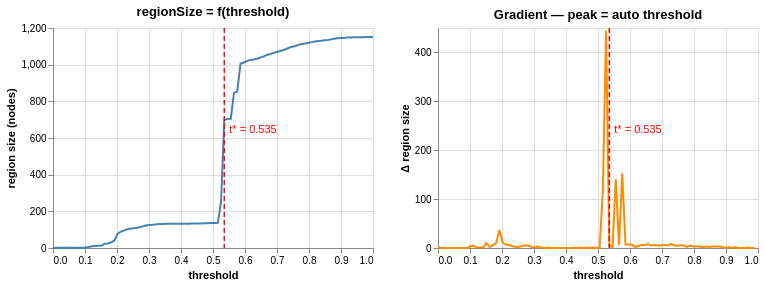

This figure's notebook cell:
### Markdown cell above
## Appendix: threshold selection curve

U\*F picks the threshold where `regionSize(t)` has its steepest gradient — the
point where the single-origin flood first overflows into a neighbouring valley.

### Code cell
from pyesom.clustering.ustar_flood import _normalize_unit_interval, _flood_region_size

unorm = _normalize_unit_interval(clf.ustar_)
thresholds = np.linspace(0, 1, 100)
sizes = [_flood_region_size(unorm, float(t)) for t in thresholds]
grads = np.diff(sizes)

t_rule = pd.DataFrame({"t": [clf.threshold_]})

size_chart = alt.layer(
    alt.Chart(pd.DataFrame({"threshold": thresholds, "size": sizes}))
    .mark_line(color="steelblue", strokeWidth=2)
    .encode(
        x=alt.X("threshold:Q", title="threshold"),
        y=alt.Y("size:Q", title="region size (nodes)"),
    ),
    alt.Chart(t_rule).mark_rule(color="red", strokeDash=[5, 3], strokeWidth=1.5)
    .encode(x="t:Q"),
    alt.Chart(t_rule).mark_text(align="left", dx=5, dy=-8, color="red")
    .encode(x="t:Q", text=alt.value(f"t* = {clf.threshold_:.3f}")),
).properties(title="regionSize = f(threshold)", width=320, height=220)

grad_chart = alt.layer(
    alt.Chart(pd.DataFrame({"threshold": thresholds[:-1], "grad": grads}))
    .mark_line(color="darkorange", strokeWidth=2)
    .encode(
        x=alt.X("threshold:Q", title="threshold"),
        y=alt.Y("grad:Q", title="Δ region size"),
    ),
    alt.Chart(t_rule).mark_rule(color="red", strokeDash=[5, 3], strokeWidth=1.5)
    .encode(x="t:Q"),
    alt.Chart(t_rule).mark_text(align="left", dx=5, dy=-8, color="red")
    .encode(x="t:Q", text=alt.value(f"t* = {clf.threshold_:.3f}")),
).properties(title="Gradient — peak = auto threshold", width=320, height=220)

alt.hconcat(size_chart, grad_chart)

### Figure 1 — Vega-Lite specification as saved in the notebook (floating-point values rounded to 4 significant figures)
{"config": {"view": {"continuousWidth": 300, "continuousHeight": 300}}, "hconcat": [{"layer": [{"data": {"name": "data-a3edd4bf1a343ae3256ed20bdbfa0b98"}, "mark": {"type": "line", "color": "steelblue", "strokeWidth": 2}, "encoding": {"x": {"field": "threshold", "title": "threshold", "type": "quantitative"}, "y": {"field": "size", "title": "region size (nodes)", "type": "quantitative"}}}, {"data": {"name": "data-08bd2a511e5bbdcc0a4b7937ad450f27"}, "mark": {"type": "rule", "color": "red", "strokeDash": [5, 3], "strokeWidth": 1.5}, "encoding": {"x": {"field": "t", "type": "quantitative"}}}, {"data": {"name": "data-08bd2a511e5bbdcc0a4b7937ad450f27"}, "mark": {"type": "text", "align": "left", "color": "red", "dx": 5, "dy": -8}, "encoding": {"text": {"value": "t* = 0.535"}, "x": {"field": "t", "type": "quantitative"}}}], "height": 220, "title": "regionSize = f(threshold)", "width": 320}, {"layer": [{"data": {"name": "data-8901eb5031fb5fb24f3126a9c0bc6ed0"}, "mark": {"type": "line", "color": "darkorange", "strokeWidth": 2}, "encoding": {"x": {"field": "threshold", "title": "threshold", "type": "quantitative"}, "y": {"field": "grad", "title": "Δ region size", "type": "quantitative"}}}, {"data": {"name": "data-08bd2a511e5bbdcc0a4b7937ad450f27"}, "mark": {"type": "rule", "color": "red", "strokeDash": [5, 3], "strokeWidth": 1.5}, "encoding": {"x": {"field": "t", "type": "quantitative"}}}, {"data": {"name": "data-08bd2a511e5bbdcc0a4b7937ad450f27"}, "mark": {"type": "text", "align": "left", "color": "red", "dx": 5, "dy": -8}, "encoding": {"text": {"value": "t* = 0.535"}, "x": {"field": "t", "type": "quantitative"}}}], "height": 220, "title": "Gradient — peak = auto threshold", "width": 320}], "$schema": "https://vega.github.io/schema/vega-lite/v6.4.1.json", "datasets": {"data-a3edd4bf1a343ae3256ed20bdbfa0b98": [{"threshold": 0.0, "size": 0}, {"threshold": 0.0101, "size": 2}, {"threshold": 0.0202, "size": 2}, {"threshold": 0.0303, "size": 2}, {"threshold": 0.0404, "size": 2}, {"threshold": 0.05051, "size": 2}, {"threshold": 0.06061, "size": 2}, {"threshold": 0.07071, "size": 2}, {"threshold": 0.08081, "size": 2}, {"threshold": 0.09091, "size": 2}, {"threshold": 0.101, "size": 2}, {"threshold": 0.1111, "size": 5}, {"threshold": 0.1212, "size": 10}, {"threshold": 0.1313, "size": 11}, {"threshold": 0.1414, "size": 12}, {"threshold": 0.1515, "size": 13}, {"threshold": 0.1616, "size": 23}, {"threshold": 0.1717, "size": 25}, {"threshold": 0.1818, "size": 31}, {"threshold": 0.1919, "size": 41}, {"threshold": 0.202, "size": 78}, {"threshold": 0.2121, "size": 89}, {"threshold": 0.2222, "size": 96}, {"threshold": 0.2323, "size": 102}, {"threshold": 0.2424, "size": 106}, {"threshold": 0.2525, "size": 108}, {"threshold": 0.2626, "size": 110}, {"threshold": 0.2727, "size": 114}, {"threshold": 0.2828, "size": 119}, {"threshold": 0.2929, "size": 124}, {"threshold": 0.303, "size": 126}, {"threshold": 0.3131, "size": 127}, {"threshold": 0.3232, "size": 130}, {"threshold": 0.3333, "size": 131}, {"threshold": 0.3434, "size": 131}, {"threshold": 0.3535, "size": 132}, {"threshold": 0.3636, "size": 132}, {"threshold": 0.3737, "size": 132}, {"threshold": 0.3838, "size": 132}, {"threshold": 0.3939, "size": 132}, {"threshold": 0.404, "size": 132}, {"threshold": 0.4141, "size": 132}, {"threshold": 0.4242, "size": 132}, {"threshold": 0.4343, "size": 133}, {"threshold": 0.4444, "size": 133}, {"threshold": 0.4545, "size": 134}, {"threshold": 0.4646, "size": 134}, {"threshold": 0.4747, "size": 135}, {"threshold": 0.4848, "size": 135}, {"threshold": 0.4949, "size": 136}, {"threshold": 0.5051, "size": 136}, {"threshold": 0.5152, "size": 137}, {"threshold": 0.5253, "size": 254}, {"threshold": 0.5354, "size": 699}, {"threshold": 0.5455, "size": 703}, {"threshold": 0.5556, "size": 705}, {"threshold": 0.5657, "size": 846}, {"threshold": 0.5758, "size": 852}, {"threshold": 0.5859, "size": 1005}, {"threshold": 0.596, "size": 1012}, {"threshold": 0.6061, "size": 1019}, {"threshold": 0.6162, "size": 1026}, {"threshold": 0.6263, "size": 1028}, {"threshold": 0.6364, "size": 1032}, {"threshold": 0.6465, "size": 1038}, {"threshold": 0.6566, "size": 1044}, {"threshold": 0.6667, "size": 1052}, {"threshold": 0.6768, "size": 1057}, {"threshold": 0.6869, "size": 1063}, {"threshold": 0.697, "size": 1068}, {"threshold": 0.7071, "size": 1073}, {"threshold": 0.7172, "size": 1079}, {"threshold": 0.7273, "size": 1084}, {"threshold": 0.7374, "size": 1092}, {"threshold": 0.7475, "size": 1098}, {"threshold": 0.7576, "size": 1102}, {"threshold": 0.7677, "size": 1108}, {"threshold": 0.7778, "size": 1113}, {"threshold": 0.7879, "size": 1115}, {"threshold": 0.798, "size": 1120}, {"threshold": 0.8081, "size": 1123}, {"threshold": 0.8182, "size": 1126}, {"threshold": 0.8283, "size": 1129}, {"threshold": 0.8384, "size": 1130}, {"threshold": 0.8485, "size": 1133}, {"threshold": 0.8586, "size": 1135}, {"threshold": 0.8687, "size": 1138}, {"threshold": 0.8788, "size": 1141}, {"threshold": 0.8889, "size": 1144}, {"threshold": 0.899, "size": 1146}, {"threshold": 0.9091, "size": 1146}, {"threshold": 0.9192, "size": 1148}, {"threshold": 0.9293, "size": 1148}, {"threshold": 0.9394, "size": 1150}, {"threshold": 0.9495, "size": 1150}, {"threshold": 0.9596, "size": 1150}, {"threshold": 0.9697, "size": 1150}, {"threshold": 0.9798, "size": 1151}, {"threshold": 0.9899, "size": 1151}, {"threshold": 1.0, "size": 1151}], "data-08bd2a511e5bbdcc0a4b7937ad450f27": [{"t": 0.5354}], "data-8901eb5031fb5fb24f3126a9c0bc6ed0": [{"threshold": 0.0, "grad": 2}, {"threshold": 0.0101, "grad": 0}, {"threshold": 0.0202, "grad": 0}, {"threshold": 0.0303, "grad": 0}, {"threshold": 0.0404, "grad": 0}, {"threshold": 0.05051, "grad": 0}, {"threshold": 0.06061, "grad": 0}, {"threshold": 0.07071, "grad": 0}, {"threshold": 0.08081, "grad": 0}, {"threshold": 0.09091, "grad": 0}, {"threshold": 0.101, "grad": 3}, {"threshold": 0.1111, "grad": 5}, {"threshold": 0.1212, "grad": 1}, {"threshold": 0.1313, "grad": 1}, {"threshold": 0.1414, "grad": 1}, {"threshold": 0.1515, "grad": 10}, {"threshold": 0.1616, "grad": 2}, {"threshold": 0.1717, "grad": 6}, {"threshold": 0.1818, "grad": 10}, {"threshold": 0.1919, "grad": 37}, {"threshold": 0.202, "grad": 11}, {"threshold": 0.2121, "grad": 7}, {"threshold": 0.2222, "grad": 6}, {"threshold": 0.2323, "grad": 4}, {"threshold": 0.2424, "grad": 2}, {"threshold": 0.2525, "grad": 2}, {"threshold": 0.2626, "grad": 4}, {"threshold": 0.2727, "grad": 5}, {"threshold": 0.2828, "grad": 5}, {"threshold": 0.2929, "grad": 2}, {"threshold": 0.303, "grad": 1}, {"threshold": 0.3131, "grad": 3}, {"threshold": 0.3232, "grad": 1}, {"threshold": 0.3333, "grad": 0}, {"threshold": 0.3434, "grad": 1}, {"threshold": 0.3535, "grad": 0}, {"threshold": 0.3636, "grad": 0}, {"threshold": 0.3737, "grad": 0}, {"threshold": 0.3838, "grad": 0}, {"threshold": 0.3939, "grad": 0}, {"threshold": 0.404, "grad": 0}, {"threshold": 0.4141, "grad": 0}, {"threshold": 0.4242, "grad": 1}, {"threshold": 0.4343, "grad": 0}, {"threshold": 0.4444, "grad": 1}, {"threshold": 0.4545, "grad": 0}, {"threshold": 0.4646, "grad": 1}, {"threshold": 0.4747, "grad": 0}, {"threshold": 0.4848, "grad": 1}, {"threshold": 0.4949, "grad": 0}, {"threshold": 0.5051, "grad": 1}, {"threshold": 0.5152, "grad": 117}, {"threshold": 0.5253, "grad": 445}, {"threshold": 0.5354, "grad": 4}, {"threshold": 0.5455, "grad": 2}, {"threshold": 0.5556, "grad": 141}, {"threshold": 0.5657, "grad": 6}, {"threshold": 0.5758, "grad": 153}, {"threshold": 0.5859, "grad": 7}, {"threshold": 0.596, "grad": 7}, {"threshold": 0.6061, "grad": 7}, {"threshold": 0.6162, "grad": 2}, {"threshold": 0.6263, "grad": 4}, {"threshold": 0.6364, "grad": 6}, {"threshold": 0.6465, "grad": 6}, {"threshold": 0.6566, "grad": 8}, {"threshold": 0.6667, "grad": 5}, {"threshold": 0.6768, "grad": 6}, {"threshold": 0.6869, "grad": 5}, {"threshold": 0.697, "grad": 5}, {"threshold": 0.7071, "grad": 6}, {"threshold": 0.7172, "grad": 5}, {"threshold": 0.7273, "grad": 8}, {"threshold": 0.7374, "grad": 6}, {"threshold": 0.7475, "grad": 4}, {"threshold": 0.7576, "grad": 6}, {"threshold": 0.7677, "grad": 5}, {"threshold": 0.7778, "grad": 2}, {"threshold": 0.7879, "grad": 5}, {"threshold": 0.798, "grad": 3}, {"threshold": 0.8081, "grad": 3}, {"threshold": 0.8182, "grad": 3}, {"threshold": 0.8283, "grad": 1}, {"threshold": 0.8384, "grad": 3}, {"threshold": 0.8485, "grad": 2}, {"threshold": 0.8586, "grad": 3}, {"threshold": 0.8687, "grad": 3}, {"threshold": 0.8788, "grad": 3}, {"threshold": 0.8889, "grad": 2}, {"threshold": 0.899, "grad": 0}, {"threshold": 0.9091, "grad": 2}, {"threshold": 0.9192, "grad": 0}, {"threshold": 0.9293, "grad": 2}, {"threshold": 0.9394, "grad": 0}, {"threshold": 0.9495, "grad": 0}, {"threshold": 0.9596, "grad": 0}, {"threshold": 0.9697, "grad": 1}, {"threshold": 0.9798, "grad": 0}, {"threshold": 0.9899, "grad": 0}]}}
